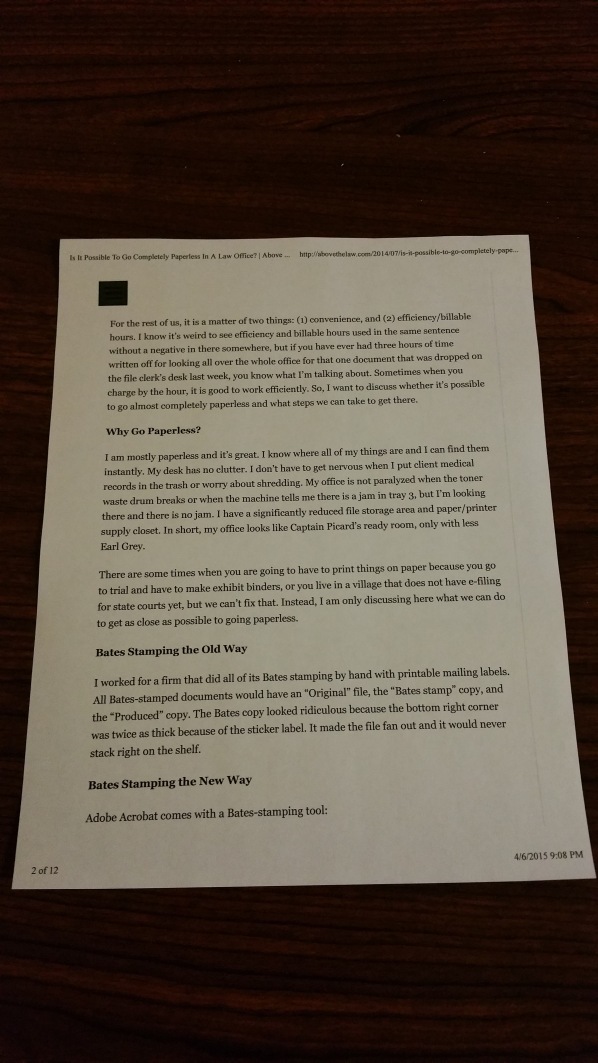
#> input picture document_correction/input/cell_pic.jpg, 2988 x 5312 px (shown at 1/5 size)
$ python -i document_transform.py   (imports and definitions only)
#> lines starting #> are read from the running program, lines starting #| are printed output that depends on the picture; after the words box and inside, x2 and y2 are one past the last pixel; in counts of white or black regions, pixels touching at a corner belong together
### utils/point_selector.py
from datetime import datetime
import numpy as np
import cv2
from scipy.spatial import distance as dist
import os


# [5 lines left out: function save_image, not called in this run]

def resize(image_path, height = 800):
    image = cv2.imread(image_path)
    if image is None:
        raise FileNotFoundError(f"Image at path '{image_path}' could not be loaded. Check the file path.")
    (h, w) = image.shape[:2]
    ratio = height / float(h)
    dim = (int(w * ratio), height)
    resized = cv2.resize(image, dim, interpolation=cv2.INTER_AREA)
    return resized


# [111 lines left out: functions order_points, four_point_transform, four_point_transform_painting_view, save_image_painting_view, save_image_aerial_view, not called in this run]

### document_correction/document_transform.py
from datetime import datetime
import os
import cv2
import numpy as np
from scipy.spatial import distance as dist
import itertools
import math
from pylsd.lsd import lsd
import utils.point_selector as utilities
import matplotlib.pyplot as plt

class DocScanner:
    def __init__(self, MIN_QUAD_AREA_RATIO=0.25, MAX_QUAD_ANGLE_RANGE=40):
        self.MIN_QUAD_AREA_RATIO = MIN_QUAD_AREA_RATIO
        self.MAX_QUAD_ANGLE_RANGE = MAX_QUAD_ANGLE_RANGE


    # [47 lines left out: functions filter_corners, angle_between_vectors_degrees, get_angle, angle_range, not called in this run]


    def get_corners(self, img):
        """
        Returns a list of corners ((x, y) tuples) found in the input image. With proper
        pre-processing and filtering, it should output at most 10 potential corners.
        This is a utility function used by get_contours. The input image is expected
        to be rescaled and Canny filtered prior to be passed in.
        """
        lines = lsd(img)

        # massages the output from LSD
        # LSD operates on edges. One "line" has 2 edges, and so we need to combine the edges back into lines
        # 1. separate out the lines into horizontal and vertical lines.
        # 2. Draw the horizontal lines back onto a canvas, but slightly thicker and longer.
        # 3. Run connected-components on the new canvas
        # 4. Get the bounding box for each component, and the bounding box is final line.
        # 5. The ends of each line is a corner
        # 6. Repeat for vertical lines
        # 7. Draw all the final lines onto another canvas. Where the lines overlap are also corners

        corners = []
        if lines is not None:
            # separate out the horizontal and vertical lines, and draw them back onto separate canvases
            lines = lines.squeeze().astype(np.int32).tolist()
            horizontal_lines_canvas = np.zeros(img.shape, dtype=np.uint8)
            vertical_lines_canvas = np.zeros(img.shape, dtype=np.uint8)
            for line in lines:
                x1, y1, x2, y2, _ = line
                if abs(x2 - x1) > abs(y2 - y1):
                    (x1, y1), (x2, y2) = sorted(((x1, y1), (x2, y2)), key=lambda pt: pt[0])
                    cv2.line(horizontal_lines_canvas, (max(x1 - 5, 0), y1), (min(x2 + 5, img.shape[1] - 1), y2), 255, 2)
                else:
                    (x1, y1), (x2, y2) = sorted(((x1, y1), (x2, y2)), key=lambda pt: pt[1])
                    cv2.line(vertical_lines_canvas, (x1, max(y1 - 5, 0)), (x2, min(y2 + 5, img.shape[0] - 1)), 255, 2)

            lines = []

            # find the horizontal lines (connected-components -> bounding boxes -> final lines)
            (contours, hierarchy) = cv2.findContours(horizontal_lines_canvas, cv2.RETR_EXTERNAL, cv2.CHAIN_APPROX_NONE)
            contours = sorted(contours, key=lambda c: cv2.arcLength(c, True), reverse=True)[:2]
            horizontal_lines_canvas = np.zeros(img.shape, dtype=np.uint8)
            for contour in contours:
                contour = contour.reshape((contour.shape[0], contour.shape[2]))
                min_x = np.amin(contour[:, 0], axis=0) + 2
                max_x = np.amax(contour[:, 0], axis=0) - 2
                left_y = int(np.average(contour[contour[:, 0] == min_x][:, 1]))
                right_y = int(np.average(contour[contour[:, 0] == max_x][:, 1]))
                lines.append((min_x, left_y, max_x, right_y))
                cv2.line(horizontal_lines_canvas, (min_x, left_y), (max_x, right_y), 1, 1)
                corners.append((min_x, left_y))
                corners.append((max_x, right_y))

            # find the vertical lines (connected-components -> bounding boxes -> final lines)
            (contours, hierarchy) = cv2.findContours(vertical_lines_canvas, cv2.RETR_EXTERNAL, cv2.CHAIN_APPROX_NONE)
            contours = sorted(contours, key=lambda c: cv2.arcLength(c, True), reverse=True)[:2]
            vertical_lines_canvas = np.zeros(img.shape, dtype=np.uint8)
            for contour in contours:
                contour = contour.reshape((contour.shape[0], contour.shape[2]))
                min_y = np.amin(contour[:, 1], axis=0) + 2
                max_y = np.amax(contour[:, 1], axis=0) - 2
                top_x = int(np.average(contour[contour[:, 1] == min_y][:, 0]))
                bottom_x = int(np.average(contour[contour[:, 1] == max_y][:, 0]))
                lines.append((top_x, min_y, bottom_x, max_y))
                cv2.line(vertical_lines_canvas, (top_x, min_y), (bottom_x, max_y), 1, 1)
                corners.append((top_x, min_y))
                corners.append((bottom_x, max_y))

            # find the corners
            corners_y, corners_x = np.where(horizontal_lines_canvas + vertical_lines_canvas == 2)
            corners += zip(corners_x, corners_y)

        # remove corners in close proximity
        corners = self.filter_corners(corners)
        return corners

    # [5 lines left out: function is_valid_contour, not called in this run]


    def get_contour(self, rescaled_image):
        """
        Returns a numpy array of shape (4, 2) containing the vertices of the four corners
        of the document in the image. It considers the corners returned from get_corners()
        and uses heuristics to choose the four corners that most likely represent
        the corners of the document. If no corners were found, or the four corners represent
        a quadrilateral that is too small or convex, it returns the original four corners.
        """
        print('I am inside the function .........')
        # these constants are carefully chosen
        MORPH = 9
        CANNY = 84
        HOUGH = 25

        IM_HEIGHT, IM_WIDTH, _ = rescaled_image.shape

        # convert the image to grayscale and blur it slightly
        gray = cv2.cvtColor(rescaled_image, cv2.COLOR_BGR2GRAY)
        gray = cv2.GaussianBlur(gray, (7,7), 0)
        print("Here conversion of the image is done")
        # dilate helps to remove potential holes between edge segments
        kernel = cv2.getStructuringElement(cv2.MORPH_RECT,(MORPH,MORPH))
        dilated = cv2.morphologyEx(gray, cv2.MORPH_CLOSE, kernel)
        print("Here delation of the image is done")
        # find edges and mark them in the output map using the Canny algorithm
        edged = cv2.Canny(dilated, 0, CANNY)
        test_corners = self.get_corners(edged)
        print("Here edges are found of the image is done")
        approx_contours = []

        if len(test_corners) >= 4:
            quads = []

            for quad in itertools.combinations(test_corners, 4):
                points = np.array(quad)
                points = utilities.order_points(points)
                points = np.array([[p] for p in points], dtype = "int32")
                quads.append(points)

            # get top five quadrilaterals by area
            quads = sorted(quads, key=cv2.contourArea, reverse=True)[:5]
            # sort candidate quadrilaterals by their angle range, which helps remove outliers
            quads = sorted(quads, key=self.angle_range)

            approx = quads[0]
            if self.is_valid_contour(approx, IM_WIDTH, IM_HEIGHT):
                approx_contours.append(approx)

            # for debugging: uncomment the code below to draw the corners and countour found
            # by get_corners() and overlay it on the image

            cv2.drawContours(rescaled_image, [approx], -1, (255, 0, 0), 2,)
            # save the transformed image
            # Create a generic basename with timestamp
            basename = f"image_{datetime.now().timestamp()}"
            filename = f'{basename}_contour.jpg'
            output_path = os.path.join("document_correction/output/", filename)

            cv2.imwrite(output_path,rescaled_image)
           # plt.scatter(*zip(*test_corners))
           # plt.imshow(rescaled_image)
           # plt.show()

        # also attempt to find contours directly from the edged image, which occasionally
        # produces better results
        (cnts, hierarchy) = cv2.findContours(edged.copy(), cv2.RETR_EXTERNAL, cv2.CHAIN_APPROX_SIMPLE)
        cnts = sorted(cnts, key=cv2.contourArea, reverse=True)[:5]

        # loop over the contours
        for c in cnts:
            # approximate the contour
            approx = cv2.approxPolyDP(c, 80, True)
            if self.is_valid_contour(approx, IM_WIDTH, IM_HEIGHT):
                approx_contours.append(approx)
                break

        # If we did not find any valid contours, just use the whole image
        if not approx_contours:
            TOP_RIGHT = (IM_WIDTH, 0)
            BOTTOM_RIGHT = (IM_WIDTH, IM_HEIGHT)
            BOTTOM_LEFT = (0, IM_HEIGHT)
            TOP_LEFT = (0, 0)
            screenCnt = np.array([[TOP_RIGHT], [BOTTOM_RIGHT], [BOTTOM_LEFT], [TOP_LEFT]])

        else:
            screenCnt = max(approx_contours, key=cv2.contourArea)

        return screenCnt.reshape(4, 2)


    def scan(self, image_path):

#> called with image_path = 'input/cell_pic.jpg'
        RESCALED_HEIGHT = 500.0
        OUTPUT_DIR = 'document_correction/output'
        # load the image and compute the ratio of the old height
        # to the new height, clone it, and resize it
        image = cv2.imread(image_path)
#> image is the input picture: shape (5312, 2988, 3); mean B, G, R 66.8, 78.9, 90.4

        assert(image is not None)

        ratio = image.shape[0] / RESCALED_HEIGHT
#> ratio = 10.62
        orig = image.copy()

        rescaled_image = utilities.resize(image_path, height = int(RESCALED_HEIGHT))
#> in resize, `resized = cv2.resize(image, dim, interpolation=cv2.INTER_AREA)`:
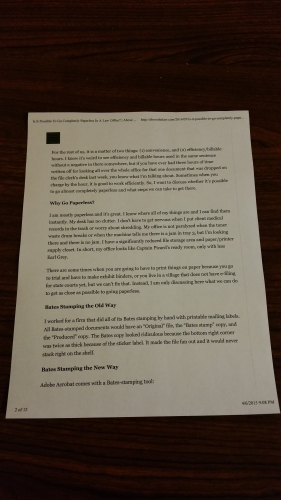
#> resized: shape (500, 281, 3); mean B, G, R 66.8, 78.9, 90.4

        # get the contour of the document
        screenCnt = self.get_contour(rescaled_image)
#> in get_contour, `gray = cv2.cvtColor(rescaled_image, cv2.COLOR_BGR2GRAY)`:
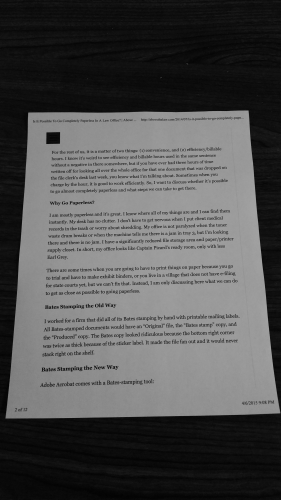
#> gray: shape (500, 281); min 2, max 163, mean 80.9
#> in get_contour, `gray = cv2.GaussianBlur(gray, (7,7), 0)`:
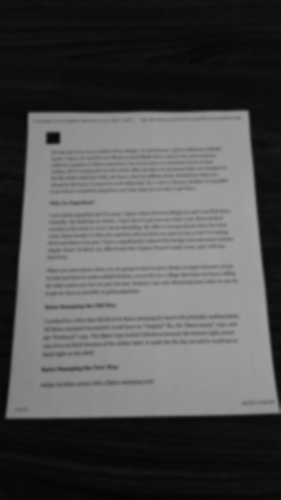
#> gray: shape (500, 281); min 4, max 162, mean 80.9
#> in get_contour, `dilated = cv2.morphologyEx(gray, cv2.MORPH_CLOSE, kernel)`:
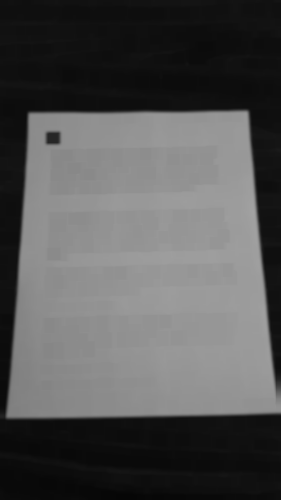
#> dilated: shape (500, 281); min 6, max 162, mean 84.3
#> in get_contour, `edged = cv2.Canny(dilated, 0, CANNY)`:
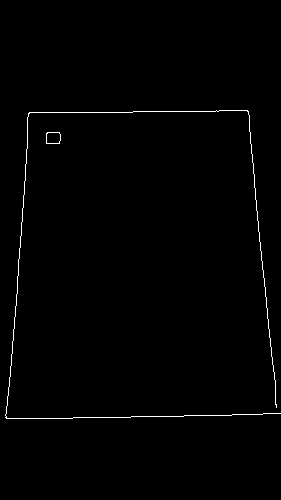
#> edged: shape (500, 281); 0.82% white in thin lines or dots, all inside (x1, y1, x2, y2) = (5, 110, 281, 419)

        # apply the perspective transformation
        warped = utilities.four_point_transform(orig, screenCnt * ratio)

        # convert the warped image to grayscale
        gray = cv2.cvtColor(warped, cv2.COLOR_BGR2GRAY)

        # sharpen image
        #sharpen = cv2.GaussianBlur(gray, (0,0), 3)
        #sharpen = cv2.addWeighted(gray, 1.5, sharpen, -0.5, 0)
        sharpen = cv2.addWeighted(gray, 1.5, cv2.GaussianBlur(gray, (0, 0), 3), -0.5, 0)


        # apply adaptive threshold to get black and white effect
        thresh = cv2.adaptiveThreshold(sharpen, 255, cv2.ADAPTIVE_THRESH_GAUSSIAN_C, cv2.THRESH_BINARY, 21, 15)

        # save the transformed image
        utilities.save_image(image_path,thresh,'Scanned')

#> (the run stopped early here; a loop or call above may not have finished)

$ run again, on document_correction/input/chart.JPG
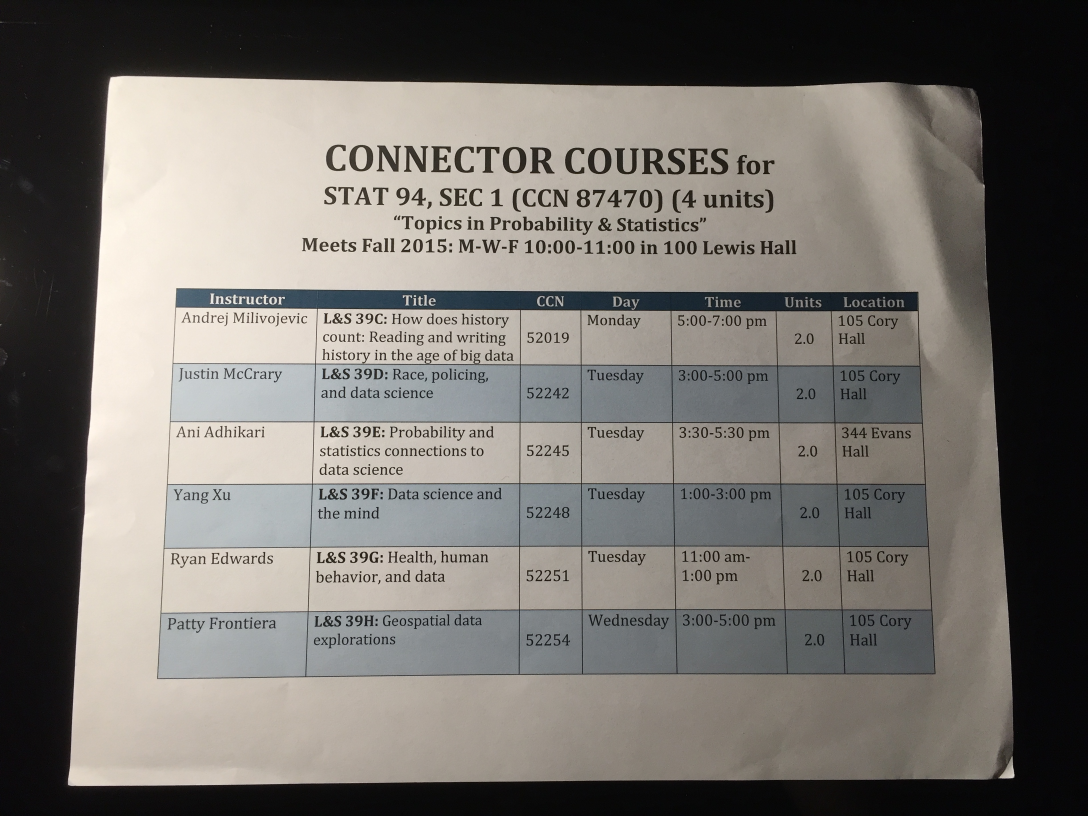
#> input picture document_correction/input/chart.JPG, 3264 x 2448 px (shown at 1/3 size)
#> in scan, image is the input picture: shape (2448, 3264, 3); mean B, G, R 109.7, 114.6, 118.3
#> in get_contour, `dilated = cv2.morphologyEx(gray, cv2.MORPH_CLOSE, kernel)`:
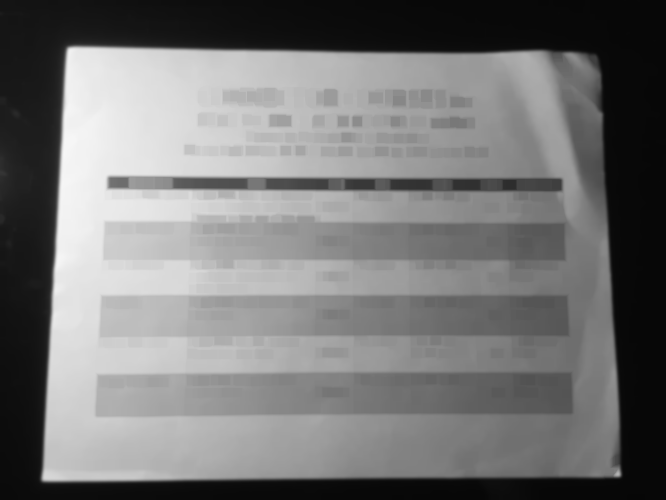
#> dilated: shape (500, 666); min 6, max 247, mean 118.2
#> in get_contour, `edged = cv2.Canny(dilated, 0, CANNY)`:
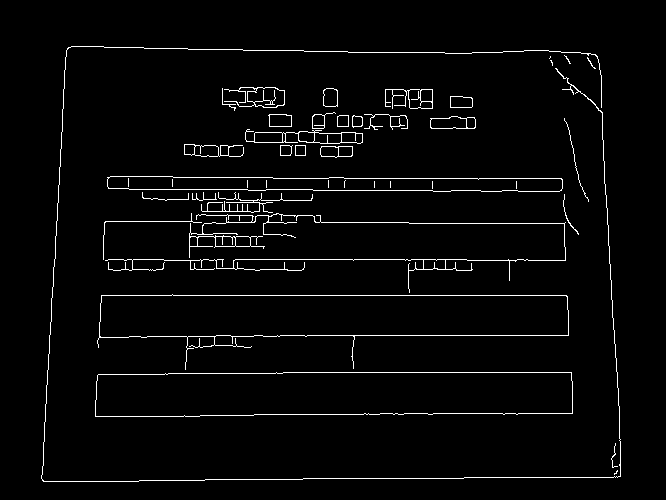
#> edged: shape (500, 666); 2.9% white in thin lines or dots, all inside (x1, y1, x2, y2) = (41, 46, 621, 482)

$ run again, on document_correction/input/desk.JPG
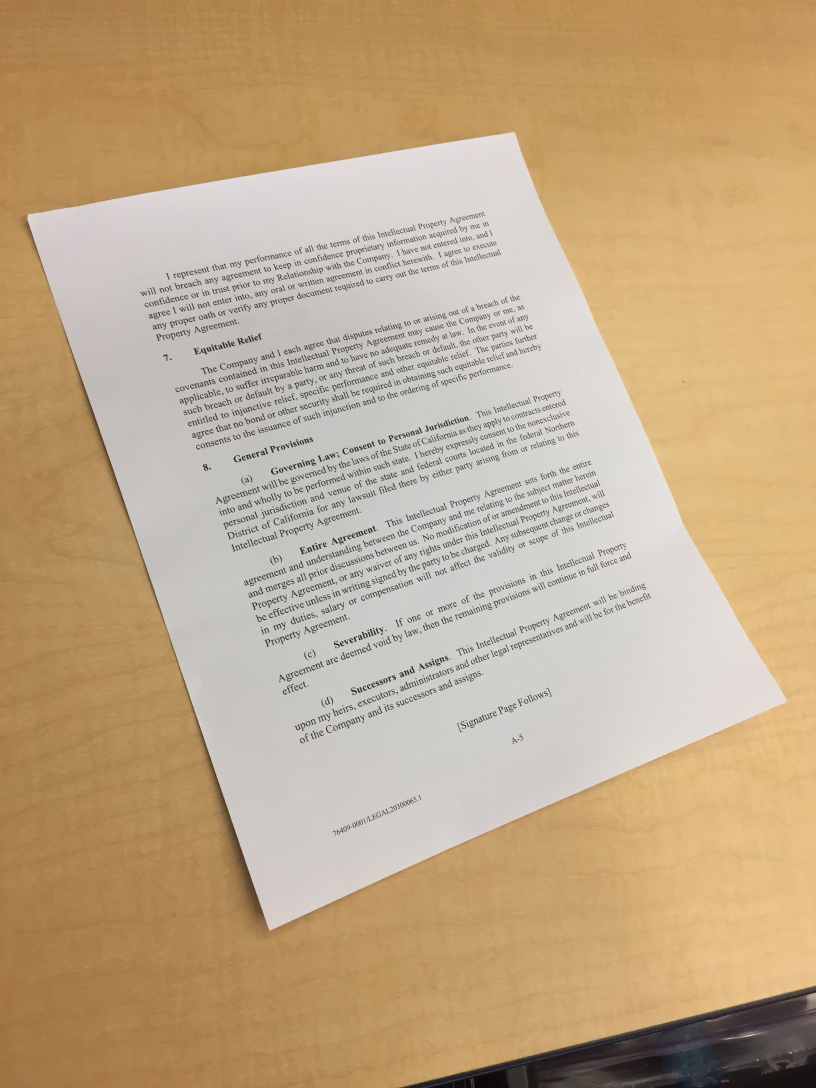
#> input picture document_correction/input/desk.JPG, 2448 x 3264 px (shown at 1/3 size)
#> in scan, image is the input picture: shape (3264, 2448, 3); mean B, G, R 136.7, 169.3, 193.6
#> in get_contour, `dilated = cv2.morphologyEx(gray, cv2.MORPH_CLOSE, kernel)`:
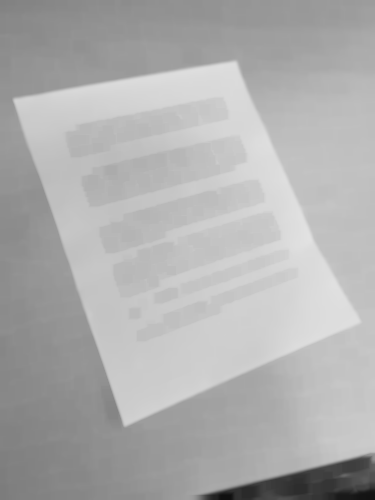
#> dilated: shape (500, 375); min 16, max 226, mean 174.8
#> in get_contour, `edged = cv2.Canny(dilated, 0, CANNY)`:
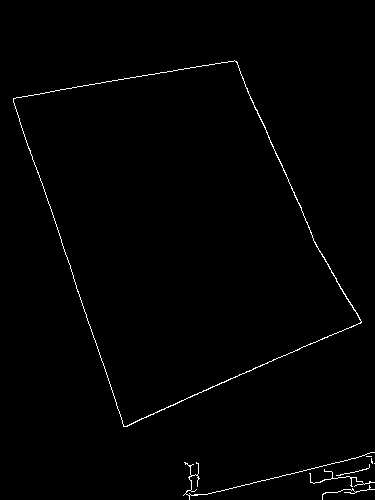
#> edged: shape (500, 375); 0.93% white in thin lines or dots, all inside (x1, y1, x2, y2) = (13, 60, 375, 500)
